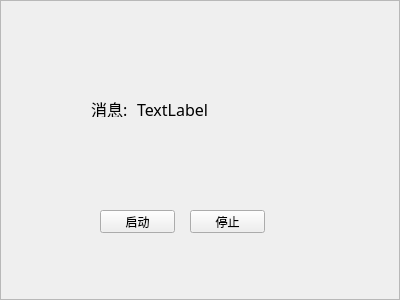
<?xml version="1.0" encoding="UTF-8"?>
<ui version="4.0">
 <class>FrameLogin</class>
 <widget class="QFrame" name="FrameLogin">
  <property name="geometry">
   <rect>
    <x>0</x>
    <y>0</y>
    <width>400</width>
    <height>300</height>
   </rect>
  </property>
  <property name="windowTitle">
   <string>Frame</string>
  </property>
  <property name="frameShape">
   <enum>QFrame::StyledPanel</enum>
  </property>
  <property name="frameShadow">
   <enum>QFrame::Raised</enum>
  </property>
  <widget class="QLabel" name="label">
   <property name="geometry">
    <rect>
     <x>137</x>
     <y>101</y>
     <width>131</width>
     <height>16</height>
    </rect>
   </property>
   <property name="font">
    <font>
     <family>楷体</family>
     <pointsize>12</pointsize>
    </font>
   </property>
   <property name="text">
    <string>TextLabel</string>
   </property>
  </widget>
  <widget class="QLabel" name="label_2">
   <property name="geometry">
    <rect>
     <x>91</x>
     <y>101</y>
     <width>40</width>
     <height>16</height>
    </rect>
   </property>
   <property name="font">
    <font>
     <family>楷体</family>
     <pointsize>12</pointsize>
    </font>
   </property>
   <property name="text">
    <string>消息:</string>
   </property>
   <property name="indent">
    <number>0</number>
   </property>
  </widget>
  <widget class="QPushButton" name="pushButton">
   <property name="geometry">
    <rect>
     <x>100</x>
     <y>210</y>
     <width>75</width>
     <height>23</height>
    </rect>
   </property>
   <property name="text">
    <string>启动</string>
   </property>
  </widget>
  <widget class="QPushButton" name="pushButton_2">
   <property name="geometry">
    <rect>
     <x>190</x>
     <y>210</y>
     <width>75</width>
     <height>23</height>
    </rect>
   </property>
   <property name="text">
    <string>停止</string>
   </property>
  </widget>
 </widget>
 <resources/>
 <connections/>
</ui>
